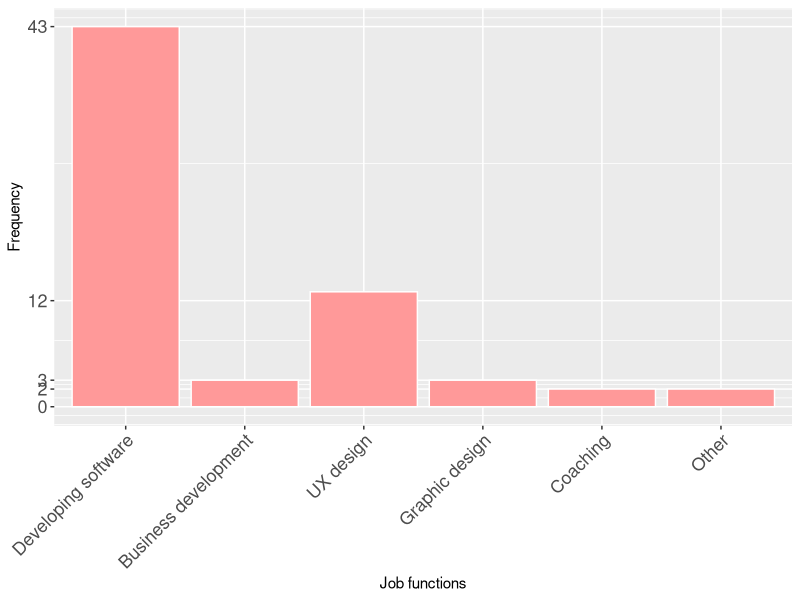
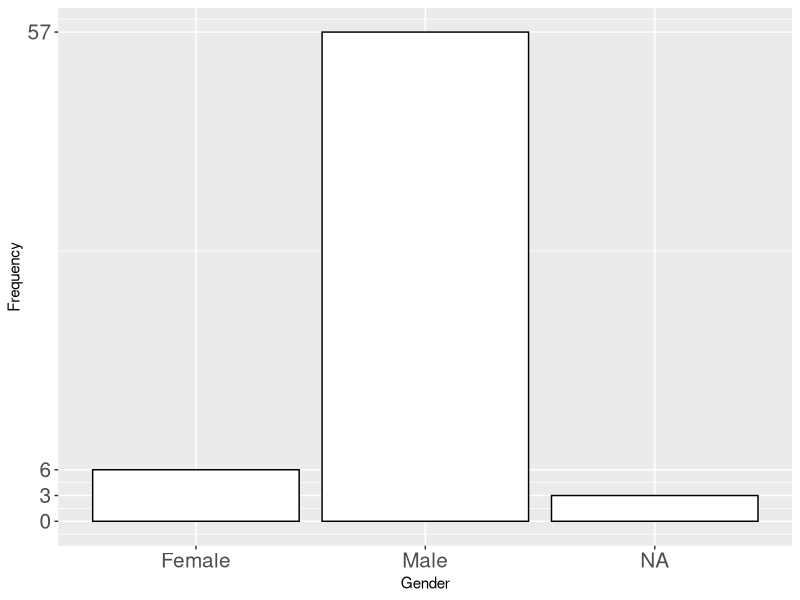
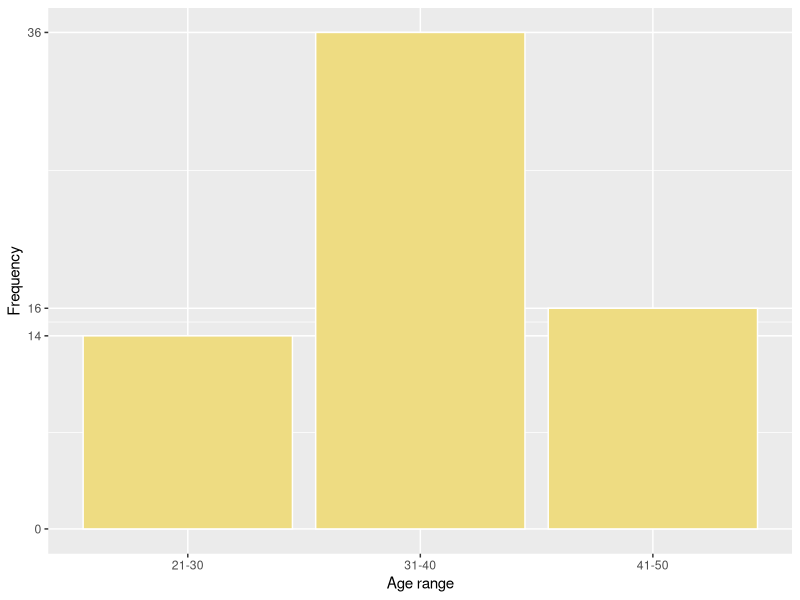
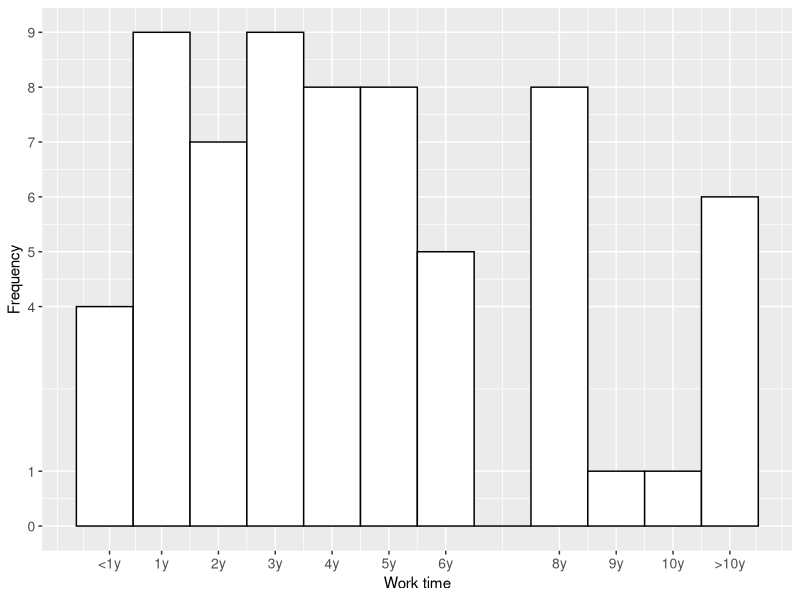
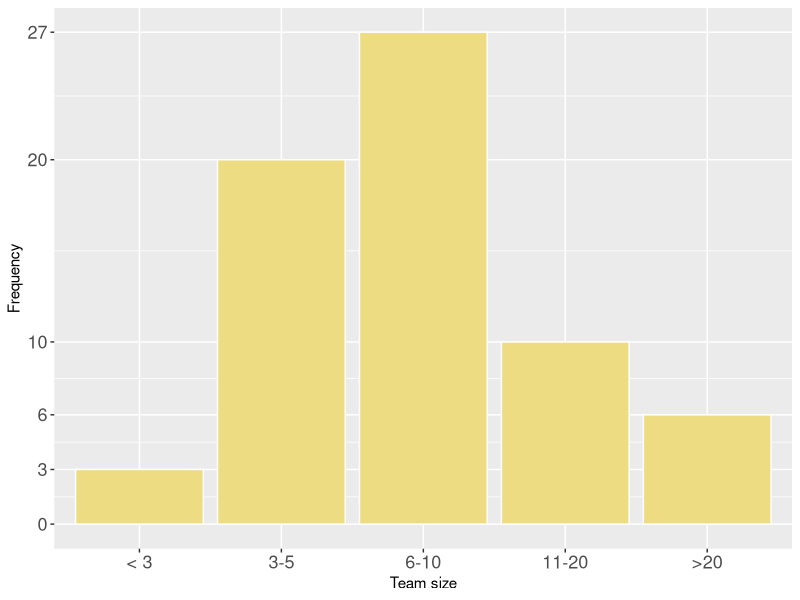
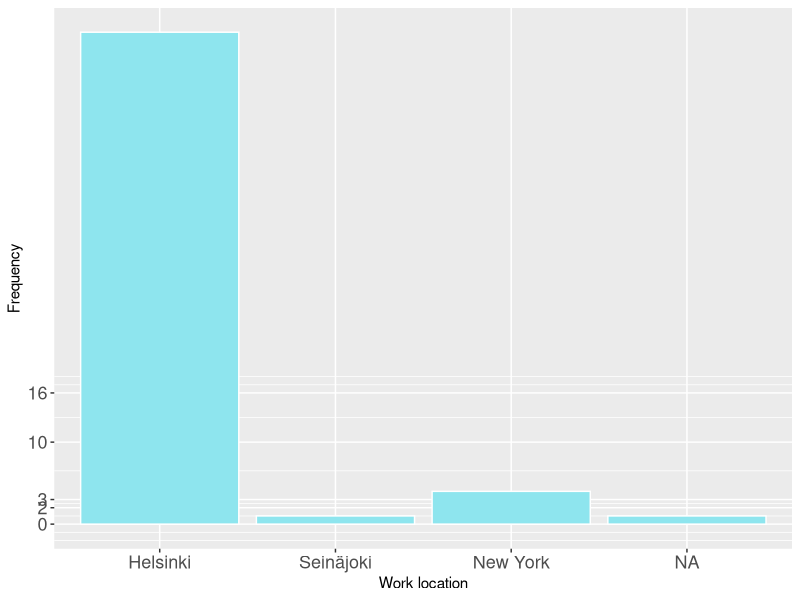
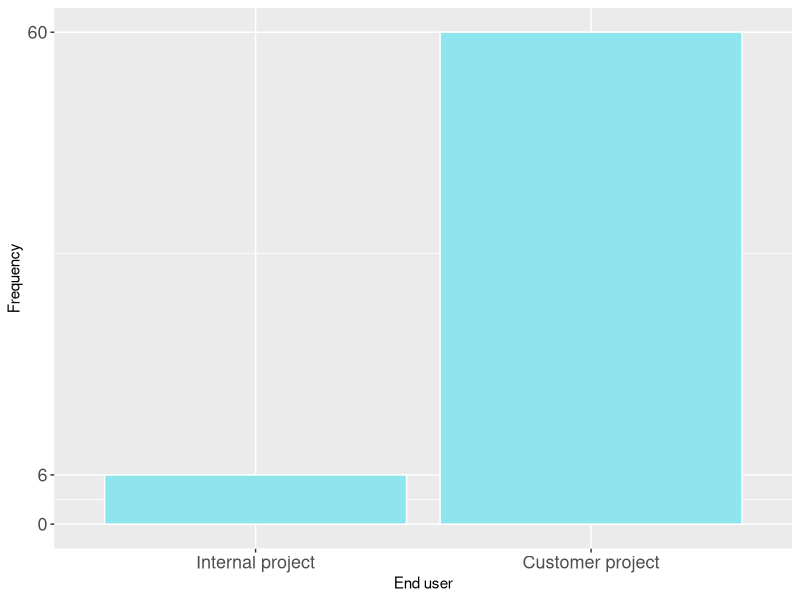

Here is the R script that generated these plots, in order: (Note: this script raises an error after producing the figures.)
######################################################################
# Analysis script for User Involvement Survey - Reaktor

######################################################################

######################################################################
# Imports and constants
######################################################################

library(foreign)
library(ggplot2)
library(data.table)
library(gmodels)
library(Hmisc)
library(corrplot)
library(reshape2)
library(scales)
library(readr)


POPULATION.SIZE = 397
CURRENTYEAR <- 1900 + as.POSIXlt(Sys.Date())$year

######################################################################
# Read raw data files
######################################################################

data <- read.csv("raportti_reaktor.csv", encoding = "UTF-8")
data <- data.frame(data)

######################################################################
# Preprocess
######################################################################

###### Demographics #######
data$jobfunction <- factor(data$X1.1.Which.of.the.following.most.closely.matches.your.primary.job.function..,
                           levels = c(0:6),
                           labels = c("Developing software", "Product management", "Business development", "UX design", "Graphic design", "Coaching", "Other"))
data$jobfunction[48]
data$jobfunction.other <- data$If.other..please.specify
data$jobfunction.other[45] <- "" #fixing: This person already marked UX design, but also put in other "UI design". no need for the second one
data$jobfunction.other[48] <- "" #fixing: UX, graphic design to UX design
data$jobfunction[48] <- "UX design"

# Worktime
data$worktime <- data$X1.2.How.long.have.you.been.working.in.your.current.company.role.
#fixings: 9999 to: 132 for a better histogram 
data$worktime[c(9, 12, 24, 30, 40, 64)] <- 132 

#[15:58, 1/26/2017] Fabian Fagerholm: and the scale will draw better                        
#[15:59, 1/26/2017] Fabian Fagerholm: but we have to remember that when reporting

data$gender <- factor(data$X1.3.Which.of.the.following.best.describes.you..,
                      levels = c("F", "M", "NA"),
                      labels = c("Female", "Male", "Other / prefer not to say"))

# Age range
data$age_range <- factor(data$X1.4.What.is.your.age.range..,
                         levels = c(0:4),
                         labels = c("20 or less", "21-30", "31-40", "41-50", "50 or more"))

#Team size
data$teamsize <- factor(data$X1.5.How.many.people.do.you.work.with.on.a.regular.basis.in.the.company..,
                        levels = c(0:4),
                        labels = c("< 3", "3-5", "6-10", "11-20", ">20"))
# Work location
data$location <- factor(data$X1.6.Where.is.your.primary.office.located..,
                        levels = c(0:4),
                        labels = c("Helsinki", "Seinäjoki", "New York", "Tokyo", "Amsterdam"))
#### CHAR PROBLEM!


# End user
data$end_user <- factor(data$X1.7.Which.one.do.you.consider.to.be.the.current.primary.project.you.work.in..,
                        levels = c(0:1),
                        labels = c("Internal project", "Customer project"))

data$end_user_open <- data$If.customer.project..please.provide.the.name.of.the.customer.s....The.answers.are.confidential..

# 2.1 In which development activities are users involved in your company? (click all that apply)
data$useractivities.forming.ideas <- data$Forming.product.or.service.ideas
data$useractivities.gathering.requirements <- data$Gathering.requirements
data$useractivities.ui.design <- data$UI.design
data$useractivities.tech.design <- data$Technical.design
data$useractivities.implementation <- data$Implementation
data$useractivities.testing <- data$Testing
data$useractivities.after.release <- data$The.activities.after.release
data$useractivities.other <- data$Other
data$useractivities.other.open <- data$If.other..please.specify
useractivities.options <- c("Forming ideas", "Gathering requirements", "UI design", "Technical design", "Implementation", "Testing", "The activities after release", "Other")

#Other activities
data$useractivities.other <- data$If.other..please.specify.1

# 2.2. How much do you agree with the following statements? (User involvement statements)
data$userinv.S1 <- data$X2.2..How.much.do.you.agree.with.the.following.statements...I.know.who.uses.the.software.I.contribute.to.in.my.work
data$userinv.S2 <- data$X2.2..How.much.do.you.agree.with.the.following.statements...I.need.to.ask.for.permission.to.contact.users
data$userinv.S3 <- data$X2.2..How.much.do.you.agree.with.the.following.statements...I.frequently.have.direct.contact.with.users
data$userinv.S4 <- data$X2.2..How.much.do.you.agree.with.the.following.statements...I.have.sufficient.information.about.users.U.2019..needs
data$userinv.S5 <- data$X2.2..How.much.do.you.agree.with.the.following.statements...I.have.information.about.users.that.is.relevant.for.my.work
data$userinv.S6 <- data$X2.2..How.much.do.you.agree.with.the.following.statements...The.information.I.have.about.users.is.up.to.date
data$userinv.S7 <- data$X2.2..How.much.do.you.agree.with.the.following.statements...I.would.like.to.get.more.feedback.from.users

userinv.statements <- c(
  "I know who uses the software I contribute to in my work",
  "I need to ask for permission to contact users",
  "I frequently have direct contact with users",
  "I have sufficient information about users' needs",
  "I have information about users that is relevant for my work",
  "The information I have about users is up to date",
  "I would like to get more feedback from users"
)
userinv.options <- c("Completely disagree", "Disagree", "Neither disagree or agree", "Agree", "Completely agree", "I don't know")

# 2.3 In your experience, how easy is it for the following to get information from users?
data$userinf.dev <- data$X2.3.In.your.experience..how.easy.is.it.for.the.following.roles.to.get.information.from.users..Please.consider.the.roles.in.your.company.context...Developers
data$userinf.mng <- data$X2.3.In.your.experience..how.easy.is.it.for.the.following.roles.to.get.information.from.users..Please.consider.the.roles.in.your.company.context...Managers
data$userinf.bis.dev <- data$X2.3.In.your.experience..how.easy.is.it.for.the.following.roles.to.get.information.from.users..Please.consider.the.roles.in.your.company.context...Business.developers
data$userinf.ux.designer <- data$X2.3.In.your.experience..how.easy.is.it.for.the.following.roles.to.get.information.from.users..Please.consider.the.roles.in.your.company.context...UX.designers
data$userinf.graph.designer <- data$X2.3.In.your.experience..how.easy.is.it.for.the.following.roles.to.get.information.from.users..Please.consider.the.roles.in.your.company.context...Graphic.designers
data$userinf.coach <- data$X2.3.In.your.experience..how.easy.is.it.for.the.following.roles.to.get.information.from.users..Please.consider.the.roles.in.your.company.context...Coaches
data$userinf.slf <- data$X2.3.In.your.experience..how.easy.is.it.for.the.following.roles.to.get.information.from.users..Please.consider.the.roles.in.your.company.context...Myself
userinf.statements <- c("Developers", "Managers", "Business developers", "UX designers", "Graphical designers", "Coaches", "Myself")
userinf.options <- c("Very difficult", "Difficult", "Neither easy nor difficult", "Easy", "Very easy", "I don't know")

# 2.4 How often do you use the following ways to get information about users?
data$infofreq.O1 <- data$X2.4.How.often.do.you.use.the.following.ways.to.get.information.about.users...I.remotely.observe.users.when.they.are.using.the.software..e.g...screen.sharing.
data$infofreq.O2 <- data$X2.4.How.often.do.you.use.the.following.ways.to.get.information.about.users...I.am.physically.present.with.users.when.they.are.using.the.software..e.g...talk.aloud.study.
data$infofreq.O3 <- data$X2.4.How.often.do.you.use.the.following.ways.to.get.information.about.users...I.interact.with.the.users.before.they.use.the.software
data$infofreq.O4 <- data$X2.4.How.often.do.you.use.the.following.ways.to.get.information.about.users...I.interact.with.users.in.person.after.they.used.the.software..e.g...post.use.interview.
data$infofreq.O5 <- data$X2.4.How.often.do.you.use.the.following.ways.to.get.information.about.users...Through.recorded.usage.data..e.g...log.data.
data$infofreq.O6 <- data$X2.4.How.often.do.you.use.the.following.ways.to.get.information.about.users...Through.online.discussion.channels..e.g..forums.

infofreq.statements <- c(
  "I remotely observe users when they are using the software (e.g., screen sharing)",
  "I am physically present with users when they are using the software (e.g., talk-aloud study)",
  "I interact with the users before they use the software",
  "I interact with users in person after they used the software (e.g., post-use interview)",
  "Through recorded usage data (e.g., log data)",
  "Through online discussion channels")
infofreq.options <- c("Never", "Rarely", "Sometimes", "Often", "Always")

# 2.5 Try to remember a situation where you knew that involving users in development would be useful, but you could not involve them. Please describe the situation and what challenges you faced.
data$userinf.open <- data$X2.5.Try.to.remember.a.situation.where.you.knew.that.involving.users.in.development.would.be.useful..but.you.could.not.involve.them..Please.describe.the.situation.and.what.challenges.you.faced.

# 3.1 Does your company conduct experiments involving the users?
data$condexp <- factor(data$X3.1.Does.your.company.conduct.experiments.involving.the.users.,
                       levels = c(1:4, "NA"),
                       labels = c("Never", "Rarely", "Occasionally", "Yes, actively", "I don't know"))

# 3.2 Please describe a typical experiment you have seen or been involved in in your company, including the roles. (Skip this if you have not seen or been involved in any experiments.)
data$exp.open <- data$X3.2.Please.describe.a.typical.experiment.you.have.seen.or.been.involved.in.in.your.company..including.the.roles...Skip.this.if.you.have.not.seen.or.been.involved.in.any.experiments..

# 3.3 Below are three pairs of statements about collecting data for understanding user needs. How much do you agree with each statement?
data$understanding.S1 <- data$To.understand.users..needs.better.......data.should.always.be.collected.because.it.might.be.needed.later
data$understanding.S2 <- data$To.understand.users..needs.better.......data.should.only.be.collected.when.there.is.a.known.need.or.assumption
data$understanding.S3 <- data$To.understand.users..needs.better.......rich..detailed.data.about.what.users.do.is.useful
data$understanding.S4 <- data$To.understand.users..needs.better.......focused.data.on.a.specific.user.action.or.behaviour.is.useful
data$understanding.S5 <- data$To.understand.users..needs.better.......users.themselves.must.be.actively.involved.in.shaping.the.software
data$understanding.S6 <- data$To.understand.users..needs.better.......we.need.to.measure.user.behaviour.to.decide.what.the.software.should.be.like
understanding.statements <- c(
  "..data should always be collected because it might be needed later",
  "..data should only be collected when there is a known need or assumption",
  "..rich, detailed data about what users do is useful",
  "..focused data on a specific user action or behaviour is useful",
  "..users themselves must be actively involved in shaping the software",
  "..we need to measure user behaviour to decide what the software should be like"
)
understanding.options <- c("Completely disagree", "Disagree", "Neither disagree or agree", "Agree", "Completely agree", "I don't know")

# 4.1 How much do you agree with the following statements regarding notifying users about experiments? Please answer according to your personal beliefs.
data$usernotif.S1 <- data$X4.1.How.much.do.you.agree.with.the.following.statements.regarding.notifying.users.about.experiments..Please.answer.according.to.your.personal.beliefs...Users.do.not.need.to.know.they.are.involved
data$usernotif.S2 <- data$X4.1.How.much.do.you.agree.with.the.following.statements.regarding.notifying.users.about.experiments..Please.answer.according.to.your.personal.beliefs...If.we.collect.personal.information..users.need.to.be.notified
data$usernotif.S3 <- data$X4.1.How.much.do.you.agree.with.the.following.statements.regarding.notifying.users.about.experiments..Please.answer.according.to.your.personal.beliefs...If.no.laws.are.being.broken..users.do.not.need.to.be.notified
data$usernotif.S4 <- data$X4.1.How.much.do.you.agree.with.the.following.statements.regarding.notifying.users.about.experiments..Please.answer.according.to.your.personal.beliefs...Users.can.be.involved.in.an.experiment.without.their.knowledge.if.we.let.them.know.afterwards
data$usernotif.S5 <- data$X4.1.How.much.do.you.agree.with.the.following.statements.regarding.notifying.users.about.experiments..Please.answer.according.to.your.personal.beliefs...Users.should.always.be.notified.when.they.are.being.involved.in.an.experiment
data$usernotif.S6 <- data$X4.1.How.much.do.you.agree.with.the.following.statements.regarding.notifying.users.about.experiments..Please.answer.according.to.your.personal.beliefs...It.is.ok.not.to.disclose.all.the.experiment.details.to.users.involved
data$usernotif.S7 <- data$X4.1.How.much.do.you.agree.with.the.following.statements.regarding.notifying.users.about.experiments..Please.answer.according.to.your.personal.beliefs...It.is.ok.to.trick.the.user.if.the.validity.of.experiment.results.depend.on.it
usernotif.statements <- c(
  "Users do not need to know they are involved",
  "If we collect personal information, users need to be notified",
  "If no laws are being broken, users do not need to be notified",
  "Users can be involved in an experiment without their knowledge if we let them know afterwards",
  "Users should always be notified when they are being involved in an experiment",
  "It is ok not to disclose all the experiment details to users involved",
  "It is ok to trick the user if the validty of experiment results depend on it")
usernotif.options <- c("Completely disagree", "Disagree", "Neither disagree or agree", "Agree", "Completely agree", "I don't know")

# 4.2 How much do you agree with the following statements about involving users in experiments? Please answer according to your personal beliefs.
data$expinv.S1 <- data$X4.2.How.much.do.you.agree.with.the.following.statements.about.involving.users.in.experiments..Please.answer.according.to.your.personal.beliefs...I.cannot.trust.that.the.results.will.be.correct
data$expinv.S2 <- data$X4.2.How.much.do.you.agree.with.the.following.statements.about.involving.users.in.experiments..Please.answer.according.to.your.personal.beliefs...Involving.users.in.experiments.is.time.consuming
data$expinv.S3 <- data$X4.2.How.much.do.you.agree.with.the.following.statements.about.involving.users.in.experiments..Please.answer.according.to.your.personal.beliefs...My.customer.does.not.have.the.needed.technical.infrastructure
data$expinv.S4 <- data$X4.2.How.much.do.you.agree.with.the.following.statements.about.involving.users.in.experiments..Please.answer.according.to.your.personal.beliefs...Users.would.not.like.to.be.part.of.software.experiments
data$expinv.S5 <- data$X4.2.How.much.do.you.agree.with.the.following.statements.about.involving.users.in.experiments..Please.answer.according.to.your.personal.beliefs...Users.have.to.be.convinced.of.the.benefit.before.taking.part
data$expinv.S6 <- data$X4.2.How.much.do.you.agree.with.the.following.statements.about.involving.users.in.experiments..Please.answer.according.to.your.personal.beliefs...Experiments.give.users.false.expectations
data$expinv.S7 <- data$X4.2.How.much.do.you.agree.with.the.following.statements.about.involving.users.in.experiments..Please.answer.according.to.your.personal.beliefs...Experiments.reveal.secrets.about.my.customer.s.product.strategy
expinv.statements <- c(
  "I cannot trust that the experiment results will be correct",
  "Involving users in experiments is time-consuming",
  "My customer does not have the needed technical infrastructure",
  "Users would not like to be part of software experiments",
  "Users have to be convinced of the benefit before taking part",
  "Experiments give users false expectations",
  "Experiments reveal secrets about my customer's strategy")
expinv.options <- c("Completely disagree", "Disagree", "Neither disagree or agree", "Agree", "Completely agree", "I don't know")


attach(data)

######################################################################
# Descriptive statistics
######################################################################

## Data set summary
print(paste("Number of responses after cleaning:", nrow(data)))
print(paste("Response rate:", (nrow(data) / POPULATION.SIZE) * 100, "%"))

## Demographics

# Job function
print("Primary job function")
summary(jobfunction)
ggplot(data, aes(x=jobfunction)) +
  geom_bar(fill="#FF9999", colour="white") +
  labs(x="Job functions", y="Frequency") + theme(axis.text=element_text(size=13), axis.text.x = element_text(angle = 45, vjust = 1, hjust=1)) + scale_y_continuous(breaks=c(0, 2, 3, 12, 43), labels = c("0", "2", "3", "12", "43"))

data$jobfunction.other

# Gender
print("Gender")
summary(gender)
ggplot(data, aes(x=gender)) +
  geom_bar(fill="white", colour="black") +
  labs(x="Gender", y="Frequency") + theme(axis.text=element_text(size=15)) + scale_y_continuous(breaks=c(0, 3, 6, 57), labels = c("0", "3", "6", "57"))

# Age range
print("Age range")
summary(age_range)
ggplot(data, aes(x=age_range)) +
  geom_bar(fill="lightgoldenrod2", colour="white") +
  labs(x="Age range", y="Frequency") + scale_y_continuous(breaks=c(0, 14, 16, 36), labels = c("0", "14", "16", "36"))

# Work time
print("How long have you been working in your current role")
summary(worktime)
ggplot(data, aes(x=worktime)) +
  geom_histogram(binwidth=12, colour="black", fill="white") +
  labs(x="Work time", y="Frequency")  + theme(axis.text=element_text(size=10))+ scale_x_continuous(breaks=c(1, 12, 24, 36, 48, 60, 72, 96, 108, 120, 132), labels=c("<1y", "1y", "2y","3y", "4y", "5y","6y", "8y", "9y", "10y", ">10y")) + scale_y_continuous(breaks=c(0,1,4,5,6,7,8,9), labels = c("0", "1", "4", "5", "6","7", "8", "9"))

# Team size
print("Team size")
summary(teamsize)
ggplot(data, aes(x=teamsize)) +
  geom_bar(fill="lightgoldenrod2", colour="white") +
  labs(x="Team size", y="Frequency") + theme(axis.text=element_text(size=13)) + scale_y_continuous(breaks=c(0,3,6,10,20,27), labels = c("0", "3", "6", "10", "20","27"))

# Work location
print("Work location")
summary(location)
ggplot(data, aes(x=location)) +
  geom_bar(fill="cadetblue2", colour="white") +
  labs(x="Work location", y="Frequency") + theme(axis.text=element_text(size=13)) + scale_y_continuous(breaks=c(0,2,3,10,16), labels = c("0","2", "3", "10", "16"))

# End user
print("End user")
summary(end_user)
ggplot(data, aes(x=end_user)) +
  geom_bar(fill="cadetblue2", colour="white") +
  labs(x="End user", y="Frequency") + theme(axis.text=element_text(size=13)) + scale_y_continuous(breaks=c(0,6,60), labels = c("0", "6", "60"))

summary(end_user_open)
##BE BACK HERE! Na'a could be the problem

# 2.1 In which development activities are users involved in your company? (click all that apply)
useractivities.forming.ideas <- sum(data$useractivities.forming.ideas, na.rm=TRUE)
useractivities.gathering.requirements <- sum(data$useractivities.gathering.requirements, na.rm=TRUE)
useractivities.ui.design <- sum(data$useractivities.ui.design, na.rm=TRUE)
useractivities.tech.design <- sum(data$useractivities.tech.design, na.rm=TRUE)
useractivities.implementation <- sum(data$useractivities.implementation, na.rm=TRUE)
useractivities.testing <- sum(data$useractivities.testing, na.rm=TRUE)
useractivities.after.release <- sum(data$useractivities.after.release, na.rm=TRUE)
useractivities.other <- sum(data$useractivities.other, na.rm=TRUE)
useractivities <- data.frame(Activity=useractivities.options,
                             Frequency=c(
                               useractivities.forming.ideas,
                               useractivities.gathering.requirements,
                               useractivities.ui.design,
                               useractivities.tech.design,
                               useractivities.implementation,
                               useractivities.testing,
                               useractivities.after.release,
                               useractivities.other))

print("Frequencies of development activities that users are involved in")
summary(useractivities)
ggplot(data=useractivities, aes(x=Activity, y=Frequency)) +
  geom_bar(stat="identity", fill="plum4", colour="black") + theme(axis.text=element_text(size=14), axis.text.x = element_text(angle = 45, vjust = 1, hjust=1))+ scale_x_discrete(limits=c("Forming ideas","Gathering requirements","UI design", "Technical design", "Implementation", "Testing", "The activities after release", "Other")) + scale_y_continuous(breaks=c(0,5,24,27,46,48,50,53), labels = c("0", "5", "24", "27", "46", "48", "50", "53"))


# 2.2 How much do you agree with the following statements?
userinv <- data.frame(Statement=factor(rep(userinv.statements, each=length(userinv.S1))),
                      Rating=c(
                        userinv.S1,
                        userinv.S2,
                        userinv.S3,
                        userinv.S4,
                        userinv.S5,
                        userinv.S6,
                        userinv.S7))
ggplot(data=userinv, aes(x=Statement, y=Rating, fill=Statement)) +
  geom_boxplot() + guides(fill=FALSE) + coord_flip() + theme(axis.text=element_text(size=16))
# + scale_y_discrete(name="Rating", limits=c("1","2", "3","4","5"))

# 2.3 In your experience, how easy is it for the following to get information from users?
userinf <- data.frame(Statement=factor(rep(userinf.statements, each=length(userinf.pro.mng))),
                      Rating=c(
                        userinf.dev,
                        userinf.mng,
                        userinf.bis.dev,
                        userinf.ux.designer,
                        userinf.graph.designer,
                        userinf.coach,
                        userinf.slf))
ggplot(data=userinf, aes(x=Statement, y=Rating, fill=Statement)) +
  geom_boxplot() + guides(fill=FALSE) + coord_flip() + scale_x_discrete(limits=c("Myself", "Trainers", "Customer support", "Consultants", "Product and service advocates", "Software architects", "Vaadin Pro Tools developers", "Vaadin Framework developers", "UX designers", "Managers, other", "Product managers")) + theme(axis.text=element_text(size=16))

# 2.4 How often do you use the following ways to get information about users?
infofreq <- data.frame(Statement=factor(rep(infofreq.statements, each=length(infofreq.O1))),
                       Rating=c(
                         infofreq.O1,
                         infofreq.O2,
                         infofreq.O3,
                         infofreq.O4,
                         infofreq.O5,
                         infofreq.O6))
ggplot(data=infofreq, aes(x=Statement, y=Rating, fill=Statement)) +
  geom_boxplot() + guides(fill=FALSE) + coord_flip() + theme(axis.text=element_text(size=11))

#2.5 Try to remember a situation
data$userinf.open

# 3.1 Does your company conduct experiments involving the users?
ggplot(data, aes(x=condexp)) +
  geom_bar(fill="burlywood1", colour="white") +
  labs(x="Conducting experiments", y="Frequency") + theme(axis.text=element_text(size=16)) + scale_y_continuous(breaks=c(0,2,6,11), labels = c("0", "2", "6", "11"))

# 3.2 Please describe a typical experiment you have seen or been involved in in your company, including the roles. (Skip this if you have not seen or been involved in any experiments.)
data$exp.open

# 3.3 Below are three pairs of statements about collecting data for understanding user needs. How much do you agree with each statement?
understanding <- data.frame(Statement=factor(rep(understanding.statements, each=length(understanding.S1))),
                            Rating=c(
                              understanding.S1,
                              understanding.S2,
                              understanding.S3,
                              understanding.S4,
                              understanding.S5,
                              understanding.S6))
ggplot(data=understanding, aes(x=Statement, y=Rating, fill=Statement)) +
  geom_boxplot() + guides(fill=FALSE) + coord_flip() + scale_x_discrete(limits=c("..we need to measure user behaviour to decide what the software should be like","..users themselves must be actively involved in shaping the software", "..focused data on a specific user action or behaviour is useful", "..rich, detailed data about what users do is useful", "..data should only be collected when there is a known need or assumption", "..data should always be collected because it might be needed later" )) + theme(axis.text=element_text(size=11))

# 4.1 How much do you agree with the following statements regarding notifying users about experiments? Please answer according to your personal beliefs.
undernotif <- data.frame(Statement=factor(rep(usernotif.statements, each=length(usernotif.S1))),
                         Rating=c(
                           usernotif.S1,
                           usernotif.S2,
                           usernotif.S3,
                           usernotif.S4,
                           usernotif.S5,
                           usernotif.S6,
                           usernotif.S7))
ggplot(data=undernotif, aes(x=Statement, y=Rating, fill=Statement)) +
  geom_boxplot() + guides(fill=FALSE) + coord_flip() + theme(axis.text=element_text(size=11)) + ggtitle("Reaktor")

# 4.2 How much do you agree with the following statements about involving users in experiments? Please answer according to your personal beliefs.
expinv <- data.frame(Statement=factor(rep(expinv.statements, each=length(expinv.S1))),
                     Rating=c(
                       expinv.S1,
                       expinv.S2,
                       expinv.S3,
                       expinv.S4,
                       expinv.S5,
                       expinv.S6,
                       expinv.S7))
ggplot(data=expinv, aes(x=Statement, y=Rating, fill=Statement)) +
  geom_boxplot() + guides(fill=FALSE) + coord_flip() + theme(axis.text=element_text(size=11))



####CROSS_ANALYSIS###

jb_names <- c(
  'Developing software' = "Developers",
  'Product management' =  'Product managers',
  'Business development' = "Business developers",
  'UX design' = "UX designers",
  'Graphic design' = "Graphic designers",
  "Coaching" = "Coaches",
  "Other" = "Other"
)

#2.1 - useractivities over end-user types 
### Note: cheking the different activities over end-user types did not indicate any remarkable correlation 
# labeller = as_labeller(jb_names) to be added to face_wrap
cc <- table(data$end_user, data$useractivities.submitting.bugs)
cc<-data.frame(cc)
ccc <- cc[cc$Var2 == "TRUE",] 
ggplot(ccc, aes(x=Var1,y=Freq,fill=Var2))+geom_bar(stat="identity") + labs(x="end user type", y="Frequencies", title="People who marked 'submitting bugs' for user involvement activities") + theme(plot.title = element_text(hjust = 0.5))+guides(fill=FALSE) + theme(plot.title = element_text(lineheight=.6))

cd <- table(data$end_user, data$useractivities.online.discussion)
cd<-data.frame(cd)
ccd <- cd[cd$Var2 == "TRUE",] 
ggplot(ccd, aes(x=Var1,y=Freq,fill=Var2))+geom_bar(stat="identity") + labs(x="end user type", y="Frequencies", title="People who marked 'forming ideas' for user involvement activities") + theme(plot.title = element_text(hjust = 0.5))+guides(fill=FALSE) + theme(plot.title = element_text(lineheight=.6))

#2.1 - useractivities over jobfunctions, nothing conclusive 
cx <- table(data$jobfunction, data$useractivities.online.discussion)
cx<-data.frame(cx)
ccx <- cx[cx$Var2 == "TRUE",] 
ggplot(ccx, aes(x=Var1,y=Freq,fill=Var2))+geom_bar(stat="identity") + labs(x="job function", y="Frequencies", title="People who marked 'forming ideas' for user involvement activities") + theme(plot.title = element_text(hjust = 0.5))+guides(fill=FALSE) + theme(plot.title = element_text(lineheight=.6))

#2.2
ggplot(userinv,aes(x=Statement,y=Rating, fill=Rating))+ geom_boxplot(aes(fill = Statement)) + guides(fill=FALSE) + coord_flip() + scale_size_continuous(range = c(0, 70)) + facet_wrap(~data$jobfunction , labeller = as_labeller(jb_names)) +  labs(x = "", y = "") + theme(axis.text=element_text(size=11))

#2.3
ggplot(userinf,aes(x=Statement,y=Rating, fill=Rating))+ geom_boxplot(aes(fill = Statement)) + guides(fill=FALSE) + coord_flip() + scale_size_continuous(range = c(0, 70)) + facet_wrap(~data$jobfunction , labeller = as_labeller(jb_names)) +  labs(x = "", y = "") + theme(axis.text=element_text(size=11))

#2.4
ggplot(infofreq,aes(x=Statement,y=Rating, fill=Rating))+ geom_boxplot(aes(fill = Statement)) + guides(fill=FALSE) + coord_flip() + scale_size_continuous(range = c(0, 70)) + facet_wrap(~data$jobfunction , labeller = as_labeller(jb_names)) +  labs(x = "", y = "") + theme(axis.text=element_text(size=11))

#3.3
ggplot(understanding, aes(x=Statement,y=Rating, fill=Rating))+ geom_boxplot(aes(fill = Statement)) + guides(fill=FALSE) + coord_flip() + scale_size_continuous(range = c(0, 70)) + facet_wrap(~data$jobfunction , labeller = as_labeller(jb_names)) +  labs(x = "", y = "") + theme(axis.text=element_text(size=11)) + scale_x_discrete(limits=c("..we need to measure user behaviour to decide what the software should be like","..users themselves must be actively involved in shaping the software", "..focused data on a specific user action or behaviour is useful", "..rich, detailed data about what users do is useful", "..data should only be collected when there is a known need or assumption", "..data should always be collected because it might be needed later" )) + ggtitle("Reaktor")

#4.1
ggplot(undernotif, aes(x=Statement,y=Rating, fill=Rating))+ geom_boxplot(aes(fill = Statement)) + guides(fill=FALSE) + coord_flip() + scale_size_continuous(range = c(0, 70)) + facet_wrap(~data$jobfunction , labeller = as_labeller(jb_names)) +  labs(x = "", y = "") + ggtitle("Reaktor")

#4.2
ggplot(expinv, aes(x=Statement,y=Rating))+ geom_boxplot(aes(fill = Statement)) + guides(fill=FALSE) + coord_flip() + scale_size_continuous(range = c(0, 70)) + facet_wrap(~data$jobfunction, labeller = as_labeller(jb_names)) +  labs(x = "", y = "") + theme(axis.text=element_text(size=11)) + ggtitle("Reaktor")
